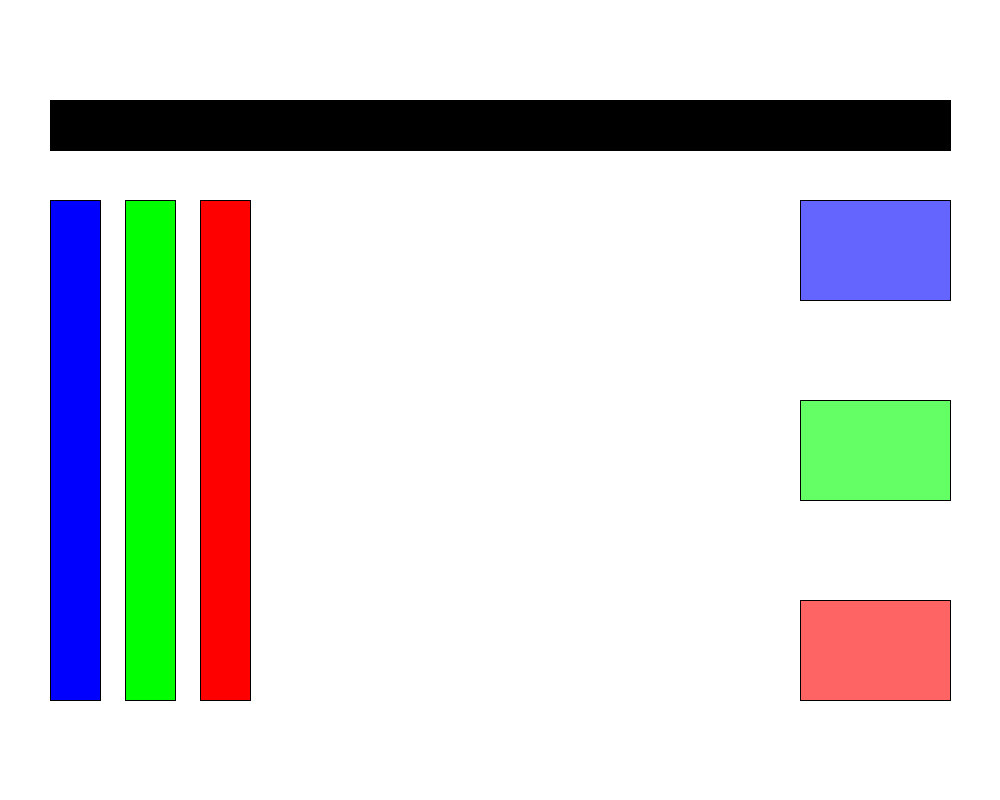
Frame 1 (no input)
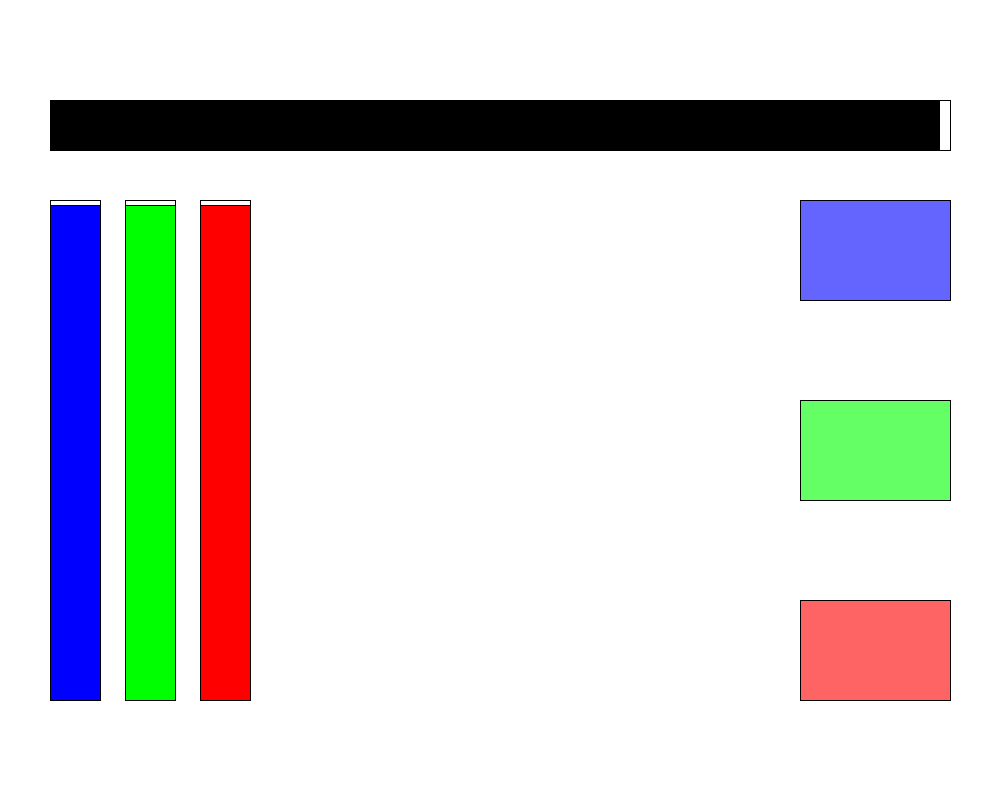
Frame 60 (the mouse pressed at the canvas centre just before this capture)
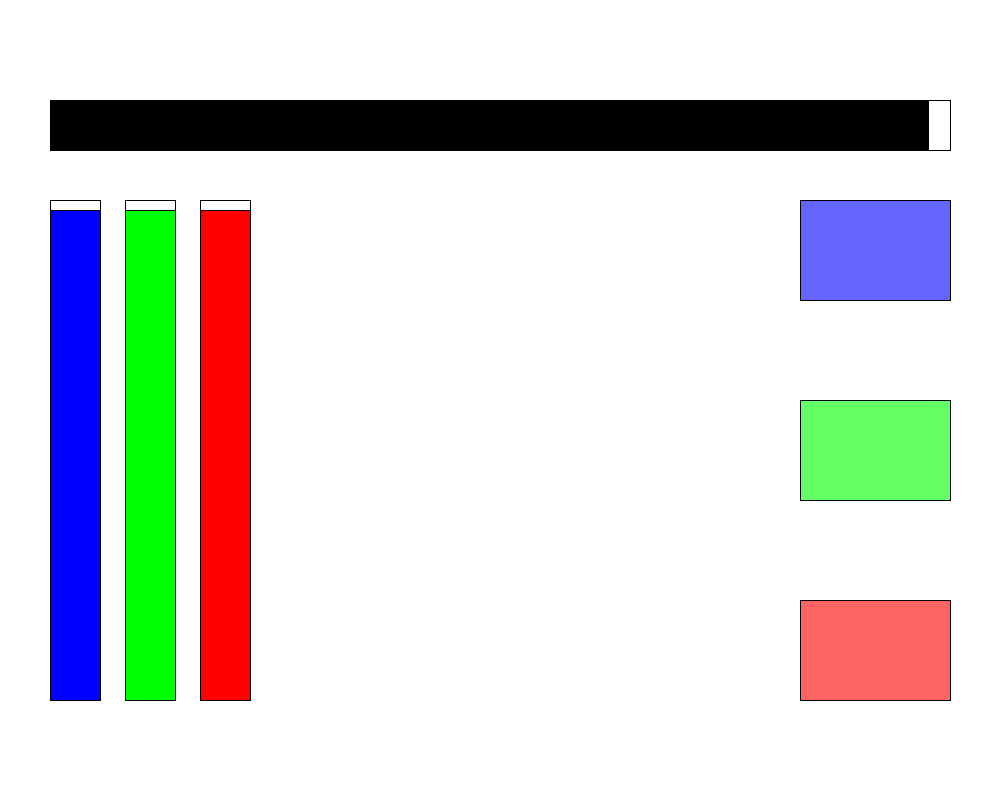
Frame 120 (the mouse held since frame 60 and released just before this capture)

The Processing sketch that drew these frames (run headless with seeded random() and noise(); from frame 60 on, the mouse is pressed at the canvas centre):

// Processing sketch: processing_75518
// ── processing_75518.pde

//Allignment Score
float law;
float neutral;
float chaos;
float good;
float evil;

// Action Buttons
boolean lawbutton = false;
boolean neutralbutton = false;
boolean chaosbutton = false;
boolean gameover = false;

//Law button
int lx = 800;
int ly = 200;
int lw = 950;
int lh = 300;

//Neutral button
int nx = 800;
int ny = 400;
int nw = 950;
int nh = 500;

//Chaos button
int cx = 800;
int cy = 600;
int cw = 950;
int ch = 700;

//LawGOOD Button
int xLG = 800;
int yLG = 350;
int wLG = 850;
int hLG = 325;

//LawBAD Button
int xLB = 900;
int yLB = 350;
int wLB = 950;
int hLB = 325;

//NeutralGOOD Button
int xNG = 800;
int yNG = 550;
int wNG = 850;
int hNG = 525;

//NeutralBAD Button
int xNB = 900;
int yNB = 550;
int wNB = 950;
int hNB = 525;

//ChaosGOOD Button
int xCG = 800;
int yCG = 750;
int wCG = 850;
int hCG = 725;

//ChaosBAD Button
int xCB = 900;
int yCB = 750;
int wCB = 950;
int hCB = 725;

//LAW needs bar
int needsL = 200;

//NEUTRAL needs bar
int needsN = 200;

//CHAOS needs bar
int needsC = 200;



//timer
int time;
int needsTime;
int wait = 100;
int needsWait = 1000;
int tX = 950;

void setup() {
  size (1000,800);
  rectMode (CORNERS);
  time = millis();//store the current time
  needsTime = millis ();

//End of setup
}
 
void draw(){
   levelOne();
   mouseReleased();
//  if (gameover == true){
//    levelOneOver();
//  } else if (gameover == false){
//    levelOne();
//  }
}

void levelOne (){
  background (255);
  stroke(0);
  strokeWeight(1);
  
  //LAW button
  fill(100,100,255);
  rect(lx,ly,950,300);
  //NEUTRAL button
  fill(100,255,100);
  rect(nx,ny,950,500);
  //CHAOS button
  fill(255,100,100);
  rect(cx,cy,950,700);
  
  //LAWneeds bar
  fill (255);
  rect (50, 700, 100, 200);
  
  //LAWneeds fill
  fill (0,0,255);
  rect(50, 700, 100, needsL);
  
  //NEUTRALneeds bar
  fill (255);
  rect (125, 700, 175, 200);
  
  //NEUTRALneeds fill
  fill (0,255,0);
  rect (125, 700, 175, needsN);
  
  //CHAOSneeds bar
  fill (255);
  rect (200, 700, 250, 200);
  
  //CHAOSneeds fill
  fill (255,0,0);
  rect (200, 700, 250, needsC);
  
  //Timer bar
  fill (255);
  rect (50, 100, 950, 150);
  
  //Timer fill
  fill (0);
  rect (50, 100, tX, 150);
  
// The button is pressed if (mouseX,mouseY) is inside the rectangle and mousePressed is true.
//LAW NEED BUTTON
  if (mouseX > lx && mouseX < lx+lw && mouseY > ly && mouseY < ly+lh && mouseY < ny  && mousePressed) {
    lawbutton = true; 
    stroke (0);
    strokeWeight(1);
    fill(255);
    rect (xLG, yLG, wLG, hLG);
    fill(0);
    rect (xLB, yLB, wLB, hLB);
  } else {
    lawbutton = false;
  }

//NEUTRAL NEED BUTTON
  if (mouseX > nx && mouseX < nx+nw && mouseY > ny && mouseY < ny+nh && mouseY < cy && mousePressed) {
    neutralbutton = true; 
    stroke (0);
    strokeWeight(1);
    fill(255);
    rect (xNG, yNG, wNG, hNG);
    fill(0);
    rect (xNB, yNB, wNB, hNB);
  } else {
    neutralbutton = false;
  }

//CHAOS NEED BUTTON
  if (mouseX > cx && mouseX < cx+cw && mouseY > cy && mouseY < cy+ch && mousePressed) {
    chaosbutton = true; 
    stroke (0);
    strokeWeight(1);
    fill(255);
    rect (xCG, yCG, wCG, hCG);
    fill(0);
    rect (xCB, yCB, wCB, hCB);
  } else {
    chaosbutton = false;
  }

//Reset needs for test
 if (keyPressed) {
   if (key == 'r' || key == 'R') {
     needsL=200;
     needsN=200;
     needsC=200;
   }
  }
  
//Level timer
  if(tX > 50 && millis() - time >= wait){
   tX = tX - 1;
    time = millis();//also update the stored time
  } else if (tX <= 50) {
    tX = 50;
  }
  
//Needs timer
  if(millis() - needsTime >= needsWait && needsL < 700 && needsN < 700 && needsC < 700 ){
   needsL = needsL + 5;
   needsN = needsN + 5;
   needsC = needsC + 5;
   tX = tX - 1;
    needsTime = millis();//also update the stored time
  } 
//  
////End Game
//  if ( tX <= 50 && needsL < 200 || needsN < 200 || needsC) {
//  gameover = true;
//  nR = 200;
//  nB = 200;
//  tX = 100;
//  }
//
//if (tX > 50 && nR == 200 || nB == 200) {
//  gameover = true;
//  needsL = 200;
//  needsN = 200;
//  needsC = 200;
//  tX = 50;
//  }
//
//  
////End of draw
//}
//
}
//Action scores *** ADD ALLIGNMENT SCORE FLOATS HERE!!! ***
void mouseReleased() {
     //LAW GOOD ACTION
 if (lawbutton == true && mouseX > xLG && mouseX < wLG && mouseY > yLG && mouseY < hLG) {
    needsL = needsL - 5;
    needsN = needsN + 5;
    needsC = needsC + 5;
  } 
  
    //LAW BAD ACTION
if (lawbutton == true && mouseX > xLB && mouseX < wLB && mouseY > yLB && mouseY < hLB) {
    needsL = needsL - 5;
    needsN = needsN + 5;
    needsC = needsC + 5;
    } 
    
        //NEUTRAL GOOD ACTION
 if (neutralbutton == true && mouseX > xNG && mouseX < wNG && mouseY > yNG && mouseY < hNG) {
    needsN = needsL - 5;
    needsL = needsN + 5;
    needsC = needsC + 5;
    }
    
        //NEUTRAL BAD ACTION
if (neutralbutton == true && mouseX > xNB && mouseX < wNB && mouseY > yNB && mouseY < hNB) {
    needsN = needsL - 5;
    needsL = needsN + 5;
    needsC = needsC + 5;
    }
    
        //CHAOS GOOD ACTION
 if (chaosbutton == true && mouseX > xCG && mouseX < wCG && mouseY > yCG && mouseY < hCG) {
    needsC = needsL - 5;
    needsN = needsN + 5;
    needsL = needsC + 5;
    }
    
        //CHAOS BAD ACTION
if (chaosbutton == true && mouseX > xCB && mouseX < wCB && mouseY > yCB && mouseY < hCB) {
    needsC = needsL - 15;
    needsN = needsN + 5;
    needsL = needsC + 5;
    }
 
//  else if (needsL >100 && mouseX > xCB && mouseX < wCB && mouseY > yCB && mouseY < hCB) {
//    needsC = needsL - 5;
//    needsN = needsN + 5;
//    needsL = needsC + 5;
//    }
} 
  
////Game Over Screen
//void levelOneOver () {
//  background (0);
//  fill (0);
//  rectMode (CENTER);
//  rect (0,600, 600, 0);
//  println("GAME OVER");
